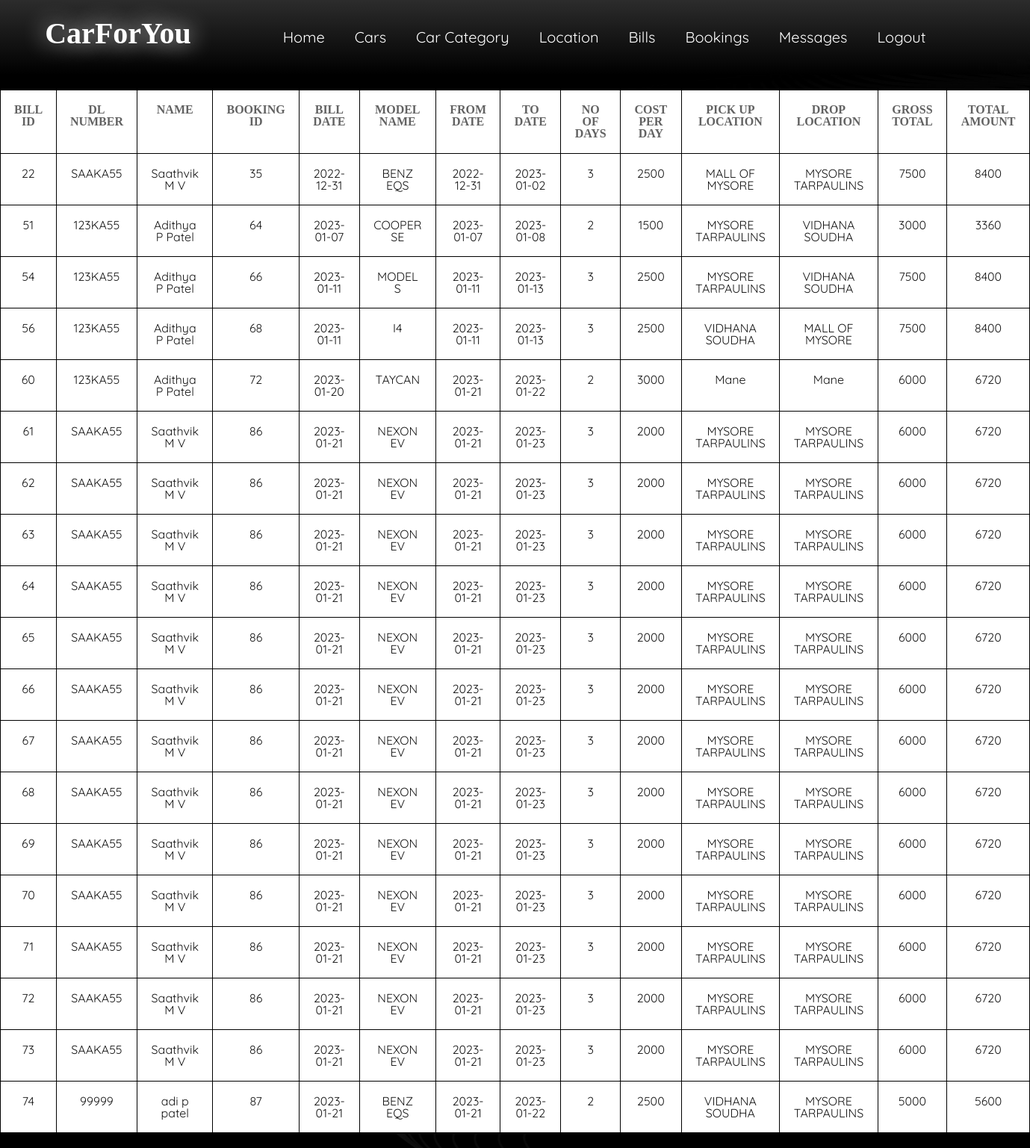
/admin/showbill.php (signed in), run on the app's committed database.
### tables this page shows
CREATE TABLE `billing_details` (
  `BILL_ID` int(11) NOT NULL,
  `DL_NUM` varchar(10) NOT NULL,
  `NAME` varchar(30) DEFAULT NULL,
  `BOOKING_ID` int(11) NOT NULL,
  `BILL_DATE` date NOT NULL,
  `MODEL_NAME` varchar(30) DEFAULT NULL,
  `FROM_DATE` date DEFAULT NULL,
  `TO_DATE` date DEFAULT NULL,
  `NO_OF_DAYS` int(11) NOT NULL,
  `CPD` int(11) DEFAULT NULL,
  `PICK_LOC` char(30) DEFAULT NULL,
  `DROP_LOC` char(30) DEFAULT NULL,
  `GROSS_TOTAL` int(11) NOT NULL,
  `TOTAL_AMOUNT` int(11) NOT NULL
);

### admin/showbill.php (the view, shortened to what this page needs)
<!DOCTYPE html>
<html lang="en">
<head>
	<link rel="stylesheet" type="text/css" href="css/reset.css">
	<link rel="stylesheet" type="text/css" href="css/responsive.css">
</head>
<body>
	<section class="">
		<?php
        include 'header.php';
        $car = "SELECT * FROM billing_details";
        $car1 = $conn->query($car);
        ?>
        <div class="cal">
        <table class="invc">
            <tr>
            <td><h3>BILL ID</h3></td>
            <td><h3>DL NUMBER</h3></td>
            <td><h3>NAME</h3></td>
            <td><h3>BOOKING ID</h3></td>
            <td><h3>BILL DATE</h3></td>
            <td><h3>MODEL NAME</h3></td>
            <td><h3>FROM DATE</h3></td>
            <td><h3>TO DATE</h3></td>
            <td><h3>NO OF DAYS</h3></td>
            <td><h3>COST PER DAY</h3></td>
            <td><h3>PICK UP LOCATION</h3></td>
            <td><h3>DROP LOCATION</h3></td>
            <td><h3>GROSS TOTAL</h3></td>
            <td><h3>TOTAL AMOUNT</h3></td>
            </tr>
        <?php
        while($carw1=$car1->fetch_assoc())
        {
            ?>
            <tr>
            <td><?php echo $carw1['BILL_ID'] ?></td>
            <td><?php echo $carw1['DL_NUM'] ?></td>
            <td><?php echo $carw1['NAME'] ?></td>
            <td><?php echo $carw1['BOOKING_ID'] ?></td>
            <td><?php echo $carw1['BILL_DATE'] ?></td>
            <td><?php echo $carw1['MODEL_NAME'] ?></td>
            <td><?php echo $carw1['FROM_DATE'] ?></td>
            <td><?php echo $carw1['TO_DATE'] ?></td>
            <td><?php echo $carw1['NO_OF_DAYS'] ?></td>
            <td><?php echo $carw1['CPD'] ?></td>
            <td><?php echo $carw1['PICK_LOC'] ?></td>
            <td><?php echo $carw1['DROP_LOC'] ?></td>
            <td><?php echo $carw1['GROSS_TOTAL'] ?></td>
            <td><?php echo $carw1['TOTAL_AMOUNT'] ?></td>
            </tr>
        <?php }
        ?>
	</section>
</body>
</html>

### admin/css/responsive.css (style rules this page uses)
body { background-image: url('/ev/assets/bgm.jpg'); background-size: contain; background-repeat: no-repeat; background-size: cover; }
html { scroll-behavior: smooth; }
h1, h2, h3, h4, h5, h6 { color: #626262; font-family: "Good Times"; }
h3 { font-size: 1.0em; margin: 0em 0 }
h1, h2, h3, h4, h5, h6 { font-weight: bolder }
.cal { display: flex; margin-top: 100px; }
.invc { margin: 20px auto; background: white; }
.invc tr { font-family: 'Quicksand'; text-align: center; color: #171717; }
.invc th, .invc td { border: 1px solid black; padding: 15px; padding: 18px; }
::placeholder { color: #ededed; }

### data on the page
billing_details: BILL_ID "22", DL_NUM "SAAKA55", NAME "Saathvik M V", BOOKING_ID "35", BILL_DATE "2022-12-31", MODEL_NAME "BENZ EQS", FROM_DATE "2022-12-31", TO_DATE "2023-01-02", NO_OF_DAYS "3", CPD "2500", PICK_LOC "MALL OF MYSORE", DROP_LOC "MYSORE TARPAULINS", GROSS_TOTAL "7500", TOTAL_AMOUNT "8400"
billing_details: BILL_ID "51", DL_NUM "123KA55", NAME "Adithya P Patel", BOOKING_ID "64", BILL_DATE "2023-01-07", MODEL_NAME "COOPER SE", FROM_DATE "2023-01-07", TO_DATE "2023-01-08", NO_OF_DAYS "2", CPD "1500", PICK_LOC "MYSORE TARPAULINS", DROP_LOC "VIDHANA SOUDHA", GROSS_TOTAL "3000", TOTAL_AMOUNT "3360"
billing_details: BILL_ID "54", DL_NUM "123KA55", NAME "Adithya P Patel", BOOKING_ID "66", BILL_DATE "2023-01-11", MODEL_NAME "MODEL S", FROM_DATE "2023-01-11", TO_DATE "2023-01-13", NO_OF_DAYS "3", CPD "2500", PICK_LOC "MYSORE TARPAULINS", DROP_LOC "VIDHANA SOUDHA", GROSS_TOTAL "7500", TOTAL_AMOUNT "8400"
billing_details: BILL_ID "56", DL_NUM "123KA55", NAME "Adithya P Patel", BOOKING_ID "68", BILL_DATE "2023-01-11", MODEL_NAME "I4", FROM_DATE "2023-01-11", TO_DATE "2023-01-13", NO_OF_DAYS "3", CPD "2500", PICK_LOC "VIDHANA SOUDHA", DROP_LOC "MALL OF MYSORE", GROSS_TOTAL "7500", TOTAL_AMOUNT "8400"
billing_details: BILL_ID "60", DL_NUM "123KA55", NAME "Adithya P Patel", BOOKING_ID "72", BILL_DATE "2023-01-20", MODEL_NAME "TAYCAN", FROM_DATE "2023-01-21", TO_DATE "2023-01-22", NO_OF_DAYS "2", CPD "3000", PICK_LOC "Mane", DROP_LOC "Mane", GROSS_TOTAL "6000", TOTAL_AMOUNT "6720"
billing_details: BILL_ID "61", DL_NUM "SAAKA55", NAME "Saathvik M V", BOOKING_ID "86", BILL_DATE "2023-01-21", MODEL_NAME "NEXON EV", FROM_DATE "2023-01-21", TO_DATE "2023-01-23", NO_OF_DAYS "3", CPD "2000", PICK_LOC "MYSORE TARPAULINS", DROP_LOC "MYSORE TARPAULINS", GROSS_TOTAL "6000", TOTAL_AMOUNT "6720"
billing_details: BILL_ID "62", DL_NUM "SAAKA55", NAME "Saathvik M V", BOOKING_ID "86", BILL_DATE "2023-01-21", MODEL_NAME "NEXON EV", FROM_DATE "2023-01-21", TO_DATE "2023-01-23", NO_OF_DAYS "3", CPD "2000", PICK_LOC "MYSORE TARPAULINS", DROP_LOC "MYSORE TARPAULINS", GROSS_TOTAL "6000", TOTAL_AMOUNT "6720"
billing_details: BILL_ID "63", DL_NUM "SAAKA55", NAME "Saathvik M V", BOOKING_ID "86", BILL_DATE "2023-01-21", MODEL_NAME "NEXON EV", FROM_DATE "2023-01-21", TO_DATE "2023-01-23", NO_OF_DAYS "3", CPD "2000", PICK_LOC "MYSORE TARPAULINS", DROP_LOC "MYSORE TARPAULINS", GROSS_TOTAL "6000", TOTAL_AMOUNT "6720"
billing_details: BILL_ID "64", DL_NUM "SAAKA55", NAME "Saathvik M V", BOOKING_ID "86", BILL_DATE "2023-01-21", MODEL_NAME "NEXON EV", FROM_DATE "2023-01-21", TO_DATE "2023-01-23", NO_OF_DAYS "3", CPD "2000", PICK_LOC "MYSORE TARPAULINS", DROP_LOC "MYSORE TARPAULINS", GROSS_TOTAL "6000", TOTAL_AMOUNT "6720"
billing_details: BILL_ID "65", DL_NUM "SAAKA55", NAME "Saathvik M V", BOOKING_ID "86", BILL_DATE "2023-01-21", MODEL_NAME "NEXON EV", FROM_DATE "2023-01-21", TO_DATE "2023-01-23", NO_OF_DAYS "3", CPD "2000", PICK_LOC "MYSORE TARPAULINS", DROP_LOC "MYSORE TARPAULINS", GROSS_TOTAL "6000", TOTAL_AMOUNT "6720"
billing_details: BILL_ID "66", DL_NUM "SAAKA55", NAME "Saathvik M V", BOOKING_ID "86", BILL_DATE "2023-01-21", MODEL_NAME "NEXON EV", FROM_DATE "2023-01-21", TO_DATE "2023-01-23", NO_OF_DAYS "3", CPD "2000", PICK_LOC "MYSORE TARPAULINS", DROP_LOC "MYSORE TARPAULINS", GROSS_TOTAL "6000", TOTAL_AMOUNT "6720"
billing_details: BILL_ID "67", DL_NUM "SAAKA55", NAME "Saathvik M V", BOOKING_ID "86", BILL_DATE "2023-01-21", MODEL_NAME "NEXON EV", FROM_DATE "2023-01-21", TO_DATE "2023-01-23", NO_OF_DAYS "3", CPD "2000", PICK_LOC "MYSORE TARPAULINS", DROP_LOC "MYSORE TARPAULINS", GROSS_TOTAL "6000", TOTAL_AMOUNT "6720"
billing_details: BILL_ID "68", DL_NUM "SAAKA55", NAME "Saathvik M V", BOOKING_ID "86", BILL_DATE "2023-01-21", MODEL_NAME "NEXON EV", FROM_DATE "2023-01-21", TO_DATE "2023-01-23", NO_OF_DAYS "3", CPD "2000", PICK_LOC "MYSORE TARPAULINS", DROP_LOC "MYSORE TARPAULINS", GROSS_TOTAL "6000", TOTAL_AMOUNT "6720"
billing_details: BILL_ID "69", DL_NUM "SAAKA55", NAME "Saathvik M V", BOOKING_ID "86", BILL_DATE "2023-01-21", MODEL_NAME "NEXON EV", FROM_DATE "2023-01-21", TO_DATE "2023-01-23", NO_OF_DAYS "3", CPD "2000", PICK_LOC "MYSORE TARPAULINS", DROP_LOC "MYSORE TARPAULINS", GROSS_TOTAL "6000", TOTAL_AMOUNT "6720"
billing_details: BILL_ID "70", DL_NUM "SAAKA55", NAME "Saathvik M V", BOOKING_ID "86", BILL_DATE "2023-01-21", MODEL_NAME "NEXON EV", FROM_DATE "2023-01-21", TO_DATE "2023-01-23", NO_OF_DAYS "3", CPD "2000", PICK_LOC "MYSORE TARPAULINS", DROP_LOC "MYSORE TARPAULINS", GROSS_TOTAL "6000", TOTAL_AMOUNT "6720"
billing_details: BILL_ID "71", DL_NUM "SAAKA55", NAME "Saathvik M V", BOOKING_ID "86", BILL_DATE "2023-01-21", MODEL_NAME "NEXON EV", FROM_DATE "2023-01-21", TO_DATE "2023-01-23", NO_OF_DAYS "3", CPD "2000", PICK_LOC "MYSORE TARPAULINS", DROP_LOC "MYSORE TARPAULINS", GROSS_TOTAL "6000", TOTAL_AMOUNT "6720"
billing_details: BILL_ID "72", DL_NUM "SAAKA55", NAME "Saathvik M V", BOOKING_ID "86", BILL_DATE "2023-01-21", MODEL_NAME "NEXON EV", FROM_DATE "2023-01-21", TO_DATE "2023-01-23", NO_OF_DAYS "3", CPD "2000", PICK_LOC "MYSORE TARPAULINS", DROP_LOC "MYSORE TARPAULINS", GROSS_TOTAL "6000", TOTAL_AMOUNT "6720"
billing_details: BILL_ID "73", DL_NUM "SAAKA55", NAME "Saathvik M V", BOOKING_ID "86", BILL_DATE "2023-01-21", MODEL_NAME "NEXON EV", FROM_DATE "2023-01-21", TO_DATE "2023-01-23", NO_OF_DAYS "3", CPD "2000", PICK_LOC "MYSORE TARPAULINS", DROP_LOC "MYSORE TARPAULINS", GROSS_TOTAL "6000", TOTAL_AMOUNT "6720"
billing_details: BILL_ID "74", DL_NUM "99999", NAME "adi p patel", BOOKING_ID "87", BILL_DATE "2023-01-21", MODEL_NAME "BENZ EQS", FROM_DATE "2023-01-21", TO_DATE "2023-01-22", NO_OF_DAYS "2", CPD "2500", PICK_LOC "VIDHANA SOUDHA", DROP_LOC "MYSORE TARPAULINS", GROSS_TOTAL "5000", TOTAL_AMOUNT "5600"
